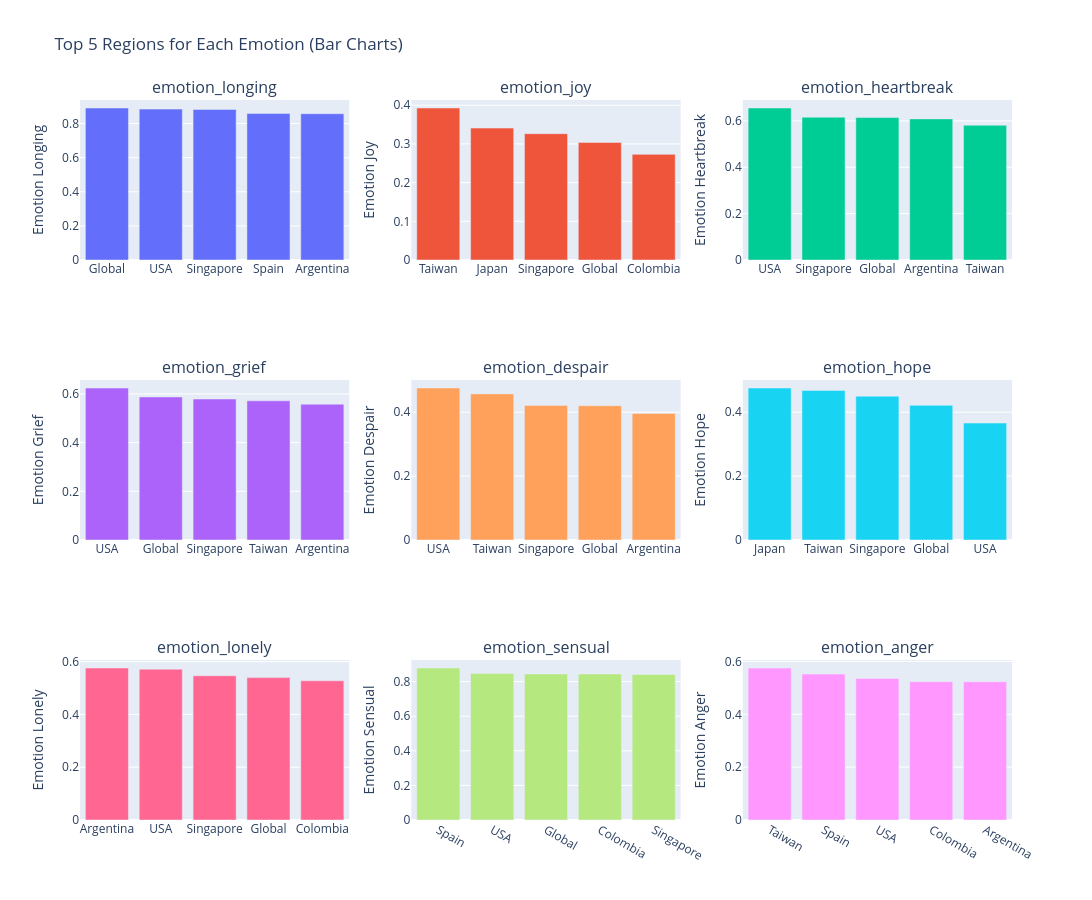

The notebook cell saved with this chart:
### Code cell
# Bar Charts: Top regions for each emotion
emotion_cols_list = list(emotion_cols)
num_emotions = len(emotion_cols_list)

# Create subplots
from plotly.subplots import make_subplots

fig_bars = make_subplots(
    rows=(num_emotions + 2) // 3,
    cols=3,
    subplot_titles=emotion_cols_list,
    specs=[[{"type": "bar"} for _ in range(3)] for _ in range((num_emotions + 2) // 3)]
)

for idx, emotion in enumerate(emotion_cols_list):
    row = (idx // 3) + 1
    col = (idx % 3) + 1
    
    top_regions = df.groupby('region')[emotion].mean().sort_values(ascending=False).head(5)
    
    fig_bars.add_trace(
        go.Bar(x=top_regions.index, y=top_regions.values, name=emotion, showlegend=False),
        row=row, col=col
    )
    fig_bars.update_yaxes(title_text=emotion.replace('_', ' ').title(), row=row, col=col)

fig_bars.update_layout(height=300 * ((num_emotions + 2) // 3), width=1200, 
                       title_text="Top 5 Regions for Each Emotion (Bar Charts)")
fig_bars.show()

### Figure 1 — Plotly figure (JSON) as saved in the notebook; plotly's stock layout.template omitted (floating-point values rounded to 4 significant figures)
{"data": [{"name": "emotion_longing", "showlegend": false, "type": "bar", "x": ["Global", "USA", "Singapore", "Spain", "Argentina"], "xaxis": "x", "y": [0.8913, 0.8848, 0.883, 0.8595, 0.8576], "yaxis": "y"}, {"name": "emotion_joy", "showlegend": false, "type": "bar", "x": ["Taiwan", "Japan", "Singapore", "Global", "Colombia"], "xaxis": "x2", "y": [0.3929, 0.341, 0.3265, 0.3039, 0.2731], "yaxis": "y2"}, {"name": "emotion_heartbreak", "showlegend": false, "type": "bar", "x": ["USA", "Singapore", "Global", "Argentina", "Taiwan"], "xaxis": "x3", "y": [0.6558, 0.616, 0.6146, 0.6088, 0.5814], "yaxis": "y3"}, {"name": "emotion_grief", "showlegend": false, "type": "bar", "x": ["USA", "Global", "Singapore", "Taiwan", "Argentina"], "xaxis": "x4", "y": [0.6243, 0.5876, 0.579, 0.5717, 0.5578], "yaxis": "y4"}, {"name": "emotion_despair", "showlegend": false, "type": "bar", "x": ["USA", "Taiwan", "Singapore", "Global", "Argentina"], "xaxis": "x5", "y": [0.4757, 0.4573, 0.4208, 0.4202, 0.3957], "yaxis": "y5"}, {"name": "emotion_hope", "showlegend": false, "type": "bar", "x": ["Japan", "Taiwan", "Singapore", "Global", "USA"], "xaxis": "x6", "y": [0.4757, 0.4682, 0.4501, 0.4215, 0.3661], "yaxis": "y6"}, {"name": "emotion_lonely", "showlegend": false, "type": "bar", "x": ["Argentina", "USA", "Singapore", "Global", "Colombia"], "xaxis": "x7", "y": [0.5759, 0.5715, 0.5466, 0.5394, 0.5275], "yaxis": "y7"}, {"name": "emotion_sensual", "showlegend": false, "type": "bar", "x": ["Spain", "USA", "Global", "Colombia", "Singapore"], "xaxis": "x8", "y": [0.8785, 0.8462, 0.8443, 0.8439, 0.8413], "yaxis": "y8"}, {"name": "emotion_anger", "showlegend": false, "type": "bar", "x": ["Taiwan", "Spain", "USA", "Colombia", "Argentina"], "xaxis": "x9", "y": [0.5752, 0.5521, 0.5357, 0.5235, 0.5233], "yaxis": "y9"}], "layout": {"annotations": [{"font": {"size": 16}, "showarrow": false, "text": "emotion_longing", "x": 0.1444, "xanchor": "center", "xref": "paper", "y": 1, "yanchor": "bottom", "yref": "paper"}, {"font": {"size": 16}, "showarrow": false, "text": "emotion_joy", "x": 0.5, "xanchor": "center", "xref": "paper", "y": 1, "yanchor": "bottom", "yref": "paper"}, {"font": {"size": 16}, "showarrow": false, "text": "emotion_heartbreak", "x": 0.8556, "xanchor": "center", "xref": "paper", "y": 1, "yanchor": "bottom", "yref": "paper"}, {"font": {"size": 16}, "showarrow": false, "text": "emotion_grief", "x": 0.1444, "xanchor": "center", "xref": "paper", "y": 0.6111, "yanchor": "bottom", "yref": "paper"}, {"font": {"size": 16}, "showarrow": false, "text": "emotion_despair", "x": 0.5, "xanchor": "center", "xref": "paper", "y": 0.6111, "yanchor": "bottom", "yref": "paper"}, {"font": {"size": 16}, "showarrow": false, "text": "emotion_hope", "x": 0.8556, "xanchor": "center", "xref": "paper", "y": 0.6111, "yanchor": "bottom", "yref": "paper"}, {"font": {"size": 16}, "showarrow": false, "text": "emotion_lonely", "x": 0.1444, "xanchor": "center", "xref": "paper", "y": 0.2222, "yanchor": "bottom", "yref": "paper"}, {"font": {"size": 16}, "showarrow": false, "text": "emotion_sensual", "x": 0.5, "xanchor": "center", "xref": "paper", "y": 0.2222, "yanchor": "bottom", "yref": "paper"}, {"font": {"size": 16}, "showarrow": false, "text": "emotion_anger", "x": 0.8556, "xanchor": "center", "xref": "paper", "y": 0.2222, "yanchor": "bottom", "yref": "paper"}], "height": 900, "title": {"text": "Top 5 Regions for Each Emotion (Bar Charts)"}, "width": 1200, "xaxis": {"anchor": "y", "domain": [0, 0.2889]}, "xaxis2": {"anchor": "y2", "domain": [0.3556, 0.6444]}, "xaxis3": {"anchor": "y3", "domain": [0.7111, 1]}, "xaxis4": {"anchor": "y4", "domain": [0, 0.2889]}, "xaxis5": {"anchor": "y5", "domain": [0.3556, 0.6444]}, "xaxis6": {"anchor": "y6", "domain": [0.7111, 1]}, "xaxis7": {"anchor": "y7", "domain": [0, 0.2889]}, "xaxis8": {"anchor": "y8", "domain": [0.3556, 0.6444]}, "xaxis9": {"anchor": "y9", "domain": [0.7111, 1]}, "yaxis": {"anchor": "x", "domain": [0.7778, 1], "title": {"text": "Emotion Longing"}}, "yaxis2": {"anchor": "x2", "domain": [0.7778, 1], "title": {"text": "Emotion Joy"}}, "yaxis3": {"anchor": "x3", "domain": [0.7778, 1], "title": {"text": "Emotion Heartbreak"}}, "yaxis4": {"anchor": "x4", "domain": [0.3889, 0.6111], "title": {"text": "Emotion Grief"}}, "yaxis5": {"anchor": "x5", "domain": [0.3889, 0.6111], "title": {"text": "Emotion Despair"}}, "yaxis6": {"anchor": "x6", "domain": [0.3889, 0.6111], "title": {"text": "Emotion Hope"}}, "yaxis7": {"anchor": "x7", "domain": [0, 0.2222], "title": {"text": "Emotion Lonely"}}, "yaxis8": {"anchor": "x8", "domain": [0, 0.2222], "title": {"text": "Emotion Sensual"}}, "yaxis9": {"anchor": "x9", "domain": [0, 0.2222], "title": {"text": "Emotion Anger"}}}}
